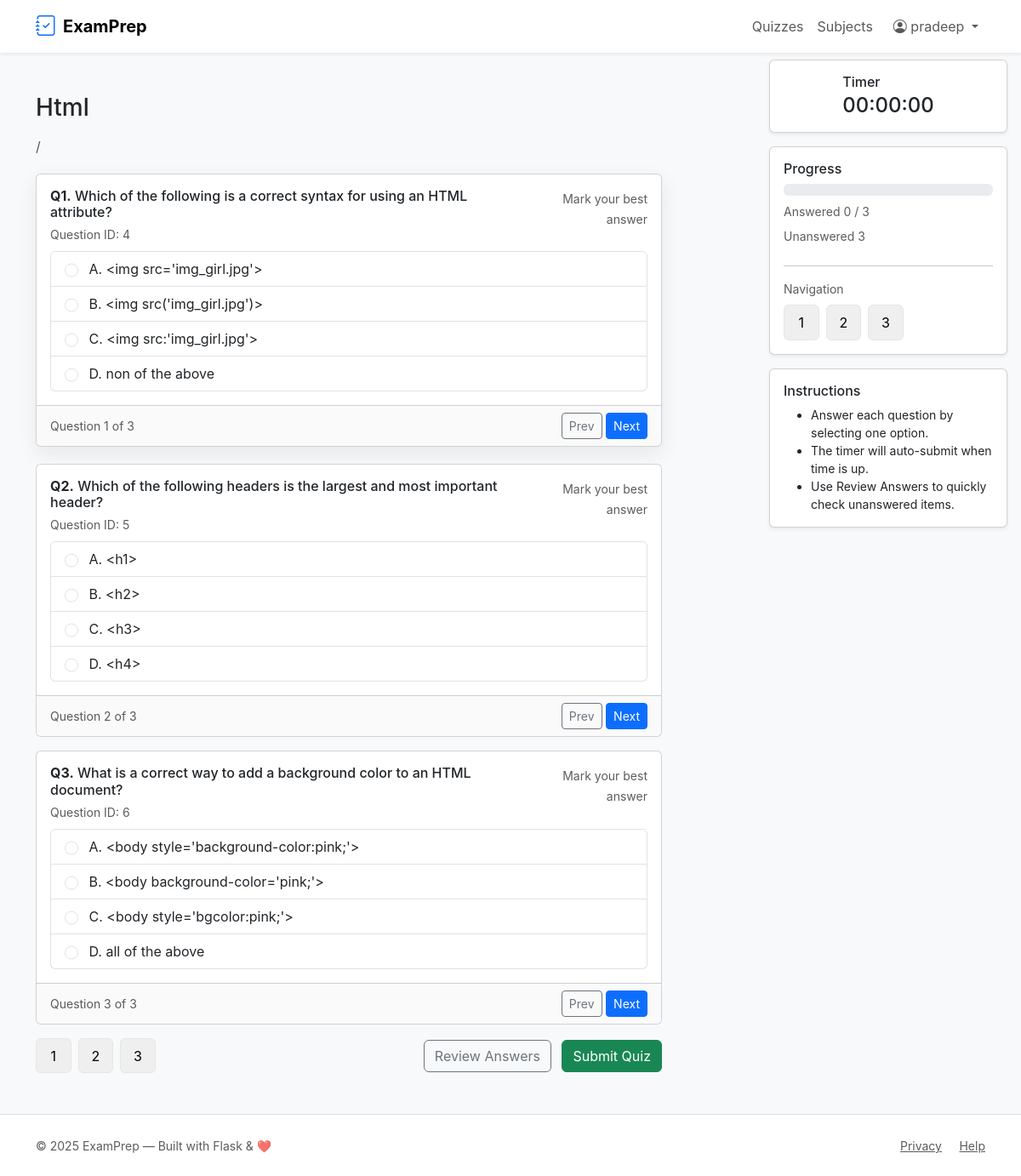
The page /quiz/4 (signed in) on the database its author committed.
### tables this page shows
CREATE TABLE quizzes (
    id INTEGER PRIMARY KEY AUTOINCREMENT,
    chapter_id INTEGER NOT NULL,
    title TEXT NOT NULL,
    description TEXT,
    start_datetime TEXT,        -- ISO string e.g. 2025-11-16T10:00:00 (UTC)
    duration_minutes INTEGER,   -- duration in minutes (HH*60 + MM)
    is_active INTEGER DEFAULT 1,
    created_on TEXT NOT NULL DEFAULT (datetime('now')),
    FOREIGN KEY(chapter_id) REFERENCES chapters(id) ON DELETE CASCADE
);

CREATE TABLE questions (
    id INTEGER PRIMARY KEY AUTOINCREMENT,
    quiz_id INTEGER NOT NULL,
    question_text TEXT NOT NULL,
    option_a TEXT NOT NULL,
    option_b TEXT NOT NULL,
    option_c TEXT NOT NULL,
    option_d TEXT NOT NULL,
    correct_option TEXT NOT NULL CHECK(correct_option IN ('A','B','C','D')),
    created_on TEXT NOT NULL DEFAULT (datetime('now')),
    FOREIGN KEY(quiz_id) REFERENCES quizzes(id) ON DELETE CASCADE
);

### app.py (the view, shortened to what this page needs)
@app.route('/quiz/<int:quiz_id>', methods=['GET', 'POST'])
@login_required
def take_quiz(quiz_id):
    quiz_row = query_db('SELECT * FROM quizzes WHERE id = ?', (quiz_id,), one=True)
    if not quiz_row:
        flash('Quiz not found.', 'danger')
        return redirect(url_for('list_quizzes'))
    try:
        quiz = dict(quiz_row)
    except Exception:
        quiz = quiz_row
    now = datetime.now()
    GRACE_SECONDS = 60
    start_raw = quiz.get('start_datetime')
    duration = quiz.get('duration_minutes') or 0
    can_start = True
    if start_raw:
        try:
            start_dt = datetime.fromisoformat(start_raw)
        except Exception:
            try:
                start_dt = datetime.strptime(start_raw, '%Y-%m-%dT%H:%M')
            except Exception:
                start_dt = None
        if start_dt:
            try:
                end_dt = start_dt + timedelta(minutes=int(duration))
            except Exception:
                end_dt = start_dt
            if start_dt <= now <= (end_dt + timedelta(seconds=GRACE_SECONDS)):
                can_start = True
            else:
                can_start = True
    if not can_start:
        flash('Quiz is not currently available (scheduled or ended).', 'warning')
        return redirect(url_for('list_quizzes'))
    qrows = query_db('SELECT * FROM questions WHERE quiz_id = ? ORDER BY id', (quiz_id,))
    questions = [dict(q) for q in qrows] if qrows else []
    server_end_ts = None
    if start_raw and 'end_dt' in locals():
        server_end_ts = end_dt.isoformat()
    return render_template('take_quiz.html',
                           quiz=quiz,
                           questions=questions,
                           server_end_ts=server_end_ts)

### app.py (called while the page is built)
def get_db():
    db = getattr(g, '_database', None)
    if db is None:
        db = g._database = sqlite3.connect(DATABASE)
        db.row_factory = sqlite3.Row
    return db

@app.teardown_appcontext
def close_connection(exc):
    db = getattr(g, '_database', None)
    if db is not None:
        db.close()

def query_db(query, args=(), one=False):
    cur = get_db().execute(query, args)
    rv = cur.fetchall()
    cur.close()
    return (rv[0] if rv else None) if one else rv

def login_required(f):
    @wraps(f)
    def decorated(*args, **kwargs):
        if 'user_id' not in session:
            flash('Please log in to continue.', 'warning')
            return redirect(url_for('login'))
        return f(*args, **kwargs)
    return decorated

### templates/take_quiz.html (shortened to what this page needs)
{% extends 'layout.html' %}
{% block content %}
<div class="row">
  <div class="col-lg-8">
    <h3 class="mb-3">{{ quiz.title }}</h3>
    <p class="text-muted mb-4">{{ quiz.subject_name }} / {{ quiz.chapter_name }}</p>
    <form id="quizForm" method="post" novalidate>
      {% for q in questions %}
      <div id="qcard-{{ q.id }}" class="card mb-3 question-card {% if loop.index==1 %}active{% endif %}" data-qindex="{{ loop.index }}" data-qid="{{ q.id }}" role="region" aria-labelledby="qtitle-{{ q.id }}">
        <div class="card-body">
          <div class="d-flex justify-content-between align-items-start mb-2">
            <div>
              <h6 id="qtitle-{{ q.id }}" class="mb-1"><strong>Q{{ loop.index }}.</strong> {{ q.question_text }}</h6>
              <small class="text-muted">Question ID: {{ q.id }}</small>
            </div>
            <div class="text-end d-none d-md-block">
              <small class="text-muted">Mark your best answer</small>
            </div>
          </div>
          <div class="list-group">
            <label class="list-group-item">
  <input class="form-check-input me-2" type="radio" name="{{ q.id }}" value="A">
  <span>A.</span> {{ q.option_a }}
</label>
<label class="list-group-item">
  <input class="form-check-input me-2" type="radio" name="{{ q.id }}" value="B">
  <span>B.</span> {{ q.option_b }}
</label>
<label class="list-group-item">
  <input class="form-check-input me-2" type="radio" name="{{ q.id }}" value="C">
  <span>C.</span> {{ q.option_c }}
</label>
<label class="list-group-item">
  <input class="form-check-input me-2" type="radio" name="{{ q.id }}" value="D">
  <span>D.</span> {{ q.option_d }}
</label>
          </div>
        </div>
        <div class="card-footer d-flex justify-content-between align-items-center">
          <small class="text-muted">Question {{ loop.index }} of {{ questions|length }}</small>
          <div>
            <button type="button" class="btn btn-sm btn-outline-secondary prev-btn">Prev</button>
            <button type="button" class="btn btn-sm btn-primary next-btn">Next</button>
          </div>
        </div>
      </div>
      {% endfor %}
      <div class="d-flex justify-content-between align-items-center mt-3">
        <div class="d-flex gap-2 align-items-center flex-wrap" id="navNumbers">
        </div>
        <div>
          <button type="button" id="previewBtn" class="btn btn-outline-secondary me-2">Review Answers</button>
          <button type="button" id="submitBtn" class="btn btn-success">Submit Quiz</button>
        </div>
      </div>
    </form>
  </div>
  <div class="col-lg-4">
    <div class="sticky-top-right">
      <div class="card shadow-sm quiz-timer mb-3 p-3">
        <div>
          <h6 class="mb-1">Timer</h6>
          <div class="h4 mb-0" id="timer">--:--:--</div>
        </div>
      </div>
      <div class="card shadow-sm p-3 mb-3">
        <h6 class="mb-2">Progress</h6>
        <div class="progress mb-2" style="height:14px;">
        </div>
        <div class="mb-2 small text-muted">Answered <span id="answeredCount">0</span> / {{ questions|length }}</div>
        <div class="mb-2 small text-muted">Unanswered <span id="unansweredCount">{{ questions|length }}</span></div>
        <hr>
        <div class="small text-muted">Navigation</div>
        <div class="mt-2 d-flex flex-wrap gap-2" id="navSmall">
        </div>
      </div>
      <div class="card shadow-sm p-3">
        <h6 class="mb-2">Instructions</h6>
        <ul class="small mb-0">
          <li>Answer each question by selecting one option.</li>
          <li>The timer will auto-submit when time is up.</li>
          <li>Use Review Answers to quickly check unanswered items.</li>
        </ul>
      </div>
    </div>
  </div>
</div>
{% endblock %}

### static/css/style.css (style rules this page uses)
body { font-family: Inter, system-ui, -apple-system, "Segoe UI", Roboto, "Helvetica Neue", Arial; }
.list-group-item { cursor: pointer; }
.list-group-item input { transform: translateY(0.1rem); }
.question-card { overflow: hidden; }
.question-card .card-footer { background: #fafafa; }

### templates/take_quiz.html (style rules this page uses)
.quiz-timer { position: sticky; top: 1rem; z-index: 40; display:flex; gap:.5rem; align-items:center; }
.question-card { transition: box-shadow .12s ease, transform .12s ease; }
.question-card.active { box-shadow: 0 8px 24px rgba(24,24,24,0.08); transform: translateY(-4px); }
.sticky-top-right { position: fixed; right: 1rem; top: 70px; z-index: 1050; width: 280px; max-width:calc(100% - 2rem); }

### rows shown on the page
quizzes: title "Html"
questions: question_text "Which of the following is a correct syntax for using an HTML attribute?", id "4", option_a "<img src='img_girl.jpg'>", option_b "<img src('img_girl.jpg')>", option_c "<img src:'img_girl.jpg'>", option_d "non of the above", questions "3"
questions: question_text "Which of the following headers is the largest and most important header?", id "5", option_a "<h1>", option_b "<h2>", option_c "<h3>", option_d "<h4>", questions "3"
questions: question_text "What is a correct way to add a background color to an HTML document?", id "6", option_a "<body style='background-color:pink;'>", option_b "<body background-color='pink;'>", option_c "<body style='bgcolor:pink;'>", option_d "all of the above", questions "3"

### other values the page prints
{{ session.get('user_name') }} "pradeep"
{{ questions|length }} "3"
{{ (2025) }} "2025"
